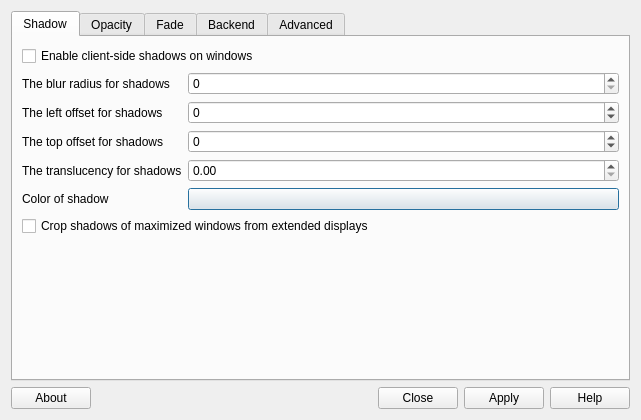
<?xml version="1.0" encoding="UTF-8"?>
<ui version="4.0">
 <class>MainDialog</class>
 <widget class="QDialog" name="MainDialog">
  <property name="geometry">
   <rect>
    <x>0</x>
    <y>0</y>
    <width>641</width>
    <height>420</height>
   </rect>
  </property>
  <property name="windowTitle">
   <string>Special Effect Settings</string>
  </property>
  <layout class="QVBoxLayout" name="layout">
   <item>
    <widget class="QTabWidget" name="tabWidget">
     <property name="currentIndex">
      <number>0</number>
     </property>
     <widget class="QWidget" name="shadowTab">
      <attribute name="title">
       <string>Shadow</string>
      </attribute>
      <layout class="QFormLayout" name="layShadowTab">
       <item row="0" column="0" colspan="2">
        <widget class="QCheckBox" name="shadow">
         <property name="text">
          <string>Enable client-side shadows on windows</string>
         </property>
        </widget>
       </item>
       <item row="1" column="0">
        <widget class="QLabel" name="shadow_radius_label">
         <property name="text">
          <string>The blur radius for shadows</string>
         </property>
        </widget>
       </item>
       <item row="1" column="1">
        <widget class="QSpinBox" name="shadow_radius"/>
       </item>
       <item row="2" column="0">
        <widget class="QLabel" name="shadow_offset_x_label">
         <property name="text">
          <string>The left offset for shadows</string>
         </property>
        </widget>
       </item>
       <item row="2" column="1">
        <widget class="QSpinBox" name="shadow_offset_x">
         <property name="minimum">
          <number>-99</number>
         </property>
        </widget>
       </item>
       <item row="3" column="0">
        <widget class="QLabel" name="shadow_offset_y_label">
         <property name="text">
          <string>The top offset for shadows</string>
         </property>
        </widget>
       </item>
       <item row="3" column="1">
        <widget class="QSpinBox" name="shadow_offset_y">
         <property name="minimum">
          <number>-99</number>
         </property>
        </widget>
       </item>
       <item row="4" column="0">
        <widget class="QLabel" name="shadow_opacity_label">
         <property name="text">
          <string>The translucency for shadows</string>
         </property>
        </widget>
       </item>
       <item row="4" column="1">
        <widget class="QDoubleSpinBox" name="shadow_opacity">
         <property name="maximum">
          <double>1.000000000000000</double>
         </property>
         <property name="singleStep">
          <double>0.050000000000000</double>
         </property>
        </widget>
       </item>
       <item row="5" column="0">
        <widget class="QLabel" name="shadow_color_label">
         <property name="text">
          <string>Color of shadow</string>
         </property>
        </widget>
       </item>
       <item row="5" column="1">
        <widget class="QPushButton" name="shadow_color">
         <property name="text">
          <string/>
         </property>
        </widget>
       </item>
       <item row="6" column="0" colspan="2">
        <widget class="QCheckBox" name="xinerama_shadow_crop">
         <property name="text">
          <string>Crop shadows of maximized windows from extended displays</string>
         </property>
        </widget>
       </item>
      </layout>
     </widget>
     <widget class="QWidget" name="opacityTab">
      <attribute name="title">
       <string>Opacity</string>
      </attribute>
      <layout class="QFormLayout" name="layOpacityTab">
       <item row="0" column="0">
        <widget class="QLabel" name="inactive_opacity_label">
         <property name="text">
          <string>Default opacity of inactive windows</string>
         </property>
        </widget>
       </item>
       <item row="0" column="1">
        <widget class="QDoubleSpinBox" name="inactive_opacity">
         <property name="maximum">
          <double>1.000000000000000</double>
         </property>
         <property name="singleStep">
          <double>0.050000000000000</double>
         </property>
        </widget>
       </item>
       <item row="1" column="0">
        <widget class="QLabel" name="active_opacity_label">
         <property name="text">
          <string>Default opacity for active windows</string>
         </property>
        </widget>
       </item>
       <item row="1" column="1">
        <widget class="QDoubleSpinBox" name="active_opacity">
         <property name="maximum">
          <double>1.000000000000000</double>
         </property>
         <property name="singleStep">
          <double>0.050000000000000</double>
         </property>
        </widget>
       </item>
       <item row="2" column="0">
        <widget class="QLabel" name="frame_opacity_label">
         <property name="text">
          <string>Opacity of window titlebars and borders</string>
         </property>
        </widget>
       </item>
       <item row="2" column="1">
        <widget class="QDoubleSpinBox" name="frame_opacity">
         <property name="maximum">
          <double>1.000000000000000</double>
         </property>
         <property name="singleStep">
          <double>0.050000000000000</double>
         </property>
        </widget>
       </item>
       <item row="3" column="0">
        <widget class="QLabel" name="inactive_dim_label">
         <property name="text">
          <string>Dim inactive windows</string>
         </property>
        </widget>
       </item>
       <item row="3" column="1">
        <widget class="QDoubleSpinBox" name="inactive_dim">
         <property name="maximum">
          <double>1.000000000000000</double>
         </property>
         <property name="singleStep">
          <double>0.050000000000000</double>
         </property>
        </widget>
       </item>
       <item row="4" column="0" colspan="2">
        <widget class="QCheckBox" name="inactive_dim_fixed">
         <property name="text">
          <string>Do not let dimness adjust based on window opacity</string>
         </property>
        </widget>
       </item>
       <item row="5" column="0" colspan="2">
        <widget class="QCheckBox" name="blur_background">
         <property name="text">
          <string>Blur background of transparent windows</string>
         </property>
        </widget>
       </item>
       <item row="6" column="0" colspan="2">
        <widget class="QCheckBox" name="blur_background_frame">
         <property name="text">
          <string>Blur background of opaque windows with transparent frames as well</string>
         </property>
        </widget>
       </item>
       <item row="7" column="0" colspan="2">
        <widget class="QCheckBox" name="blur_background_fixed">
         <property name="text">
          <string>Do not let blur radius adjust based on window opacity</string>
         </property>
        </widget>
       </item>
      </layout>
     </widget>
     <widget class="QWidget" name="fadeTab">
      <attribute name="title">
       <string>Fade</string>
      </attribute>
      <layout class="QFormLayout" name="layFadeTab">
       <item row="0" column="0" colspan="2">
        <widget class="QCheckBox" name="fading">
         <property name="text">
          <string>Fade windows during opacity changes</string>
         </property>
        </widget>
       </item>
       <item row="1" column="0">
        <widget class="QLabel" name="fade_delta_label">
         <property name="text">
          <string>The time between steps in a fade in milliseconds</string>
         </property>
        </widget>
       </item>
       <item row="1" column="1">
        <widget class="QSpinBox" name="fade_delta"/>
       </item>
       <item row="2" column="0">
        <widget class="QLabel" name="fade_in_step_label">
         <property name="text">
          <string>Opacity change between steps while fading in</string>
         </property>
        </widget>
       </item>
       <item row="2" column="1">
        <widget class="QDoubleSpinBox" name="fade_in_step">
         <property name="decimals">
          <number>3</number>
         </property>
         <property name="maximum">
          <double>1.000000000000000</double>
         </property>
         <property name="singleStep">
          <double>0.010000000000000</double>
         </property>
         <property name="value">
          <double>0.028000000000000</double>
         </property>
        </widget>
       </item>
       <item row="3" column="0">
        <widget class="QLabel" name="fade_out_step_label">
         <property name="text">
          <string>Opacity change between steps while fading out</string>
         </property>
        </widget>
       </item>
       <item row="3" column="1">
        <widget class="QDoubleSpinBox" name="fade_out_step">
         <property name="decimals">
          <number>3</number>
         </property>
         <property name="maximum">
          <double>1.000000000000000</double>
         </property>
         <property name="singleStep">
          <double>0.010000000000000</double>
         </property>
         <property name="value">
          <double>0.030000000000000</double>
         </property>
        </widget>
       </item>
       <item row="4" column="0" colspan="2">
        <widget class="QCheckBox" name="no_fading_openclose">
         <property name="text">
          <string>Avoid fade windows in/out when opening/closing</string>
         </property>
        </widget>
       </item>
      </layout>
     </widget>
     <widget class="QWidget" name="backendTab">
      <attribute name="title">
       <string>Backend</string>
      </attribute>
      <layout class="QVBoxLayout" name="layBackendTab">
       <item>
        <widget class="QGroupBox" name="backend">
         <property name="title">
          <string>Rendering backend</string>
         </property>
         <layout class="QVBoxLayout" name="layBackend">
          <item>
           <widget class="QRadioButton" name="backend_xrender">
            <property name="text">
             <string>X Render</string>
            </property>
           </widget>
          </item>
          <item>
           <widget class="QRadioButton" name="backend_glx">
            <property name="text">
             <string>GLX (OpenGL)</string>
            </property>
           </widget>
          </item>
         </layout>
        </widget>
       </item>
       <item>
        <spacer name="vspBackend">
         <property name="orientation">
          <enum>Qt::Vertical</enum>
         </property>
         <property name="sizeHint" stdset="0">
          <size>
           <width>20</width>
           <height>161</height>
          </size>
         </property>
        </spacer>
       </item>
      </layout>
     </widget>
     <widget class="QWidget" name="advancedTab">
      <attribute name="title">
       <string>Advanced</string>
      </attribute>
      <layout class="QVBoxLayout" name="layAdvanced">
       <item>
        <widget class="QScrollArea" name="scrAdvanced">
         <property name="frameShape">
          <enum>QFrame::NoFrame</enum>
         </property>
         <property name="frameShadow">
          <enum>QFrame::Plain</enum>
         </property>
         <property name="lineWidth">
          <number>0</number>
         </property>
         <property name="widgetResizable">
          <bool>true</bool>
         </property>
         <widget class="QWidget" name="advancedContents">
          <property name="geometry">
           <rect>
            <x>0</x>
            <y>0</y>
            <width>587</width>
            <height>915</height>
           </rect>
          </property>
          <layout class="QVBoxLayout" name="layAdvContents">
           <item>
            <widget class="QGroupBox" name="gbxGeneral">
             <property name="title">
              <string>General</string>
             </property>
             <layout class="QVBoxLayout" name="layGeneral">
              <item>
               <widget class="QCheckBox" name="detect_client_leader">
                <property name="text">
                 <string>Use WM_CLIENT_LEADER to group windows</string>
                </property>
               </widget>
              </item>
              <item>
               <widget class="QCheckBox" name="detect_client_opacity">
                <property name="text">
                 <string>Detect _NET_WM_OPACITY on client windows</string>
                </property>
               </widget>
              </item>
              <item>
               <widget class="QCheckBox" name="detect_rounded_corners">
                <property name="text">
                 <string>Try to detect windows with rounded corners</string>
                </property>
               </widget>
              </item>
              <item>
               <widget class="QCheckBox" name="detect_transient">
                <property name="text">
                 <string>Use WM_TRANSIENT_FOR to group windows</string>
                </property>
               </widget>
              </item>
              <item>
               <widget class="QCheckBox" name="force_win_blend">
                <property name="text">
                 <string>Force all windows to be painted with blending</string>
                </property>
               </widget>
              </item>
              <item>
               <widget class="QCheckBox" name="mark_ovredir_focused">
                <property name="text">
                 <string>Mark windows that have no WM frame as active</string>
                </property>
               </widget>
              </item>
              <item>
               <widget class="QCheckBox" name="mark_wmwin_focused">
                <property name="text">
                 <string>Try to detect WM windows and mark them as active</string>
                </property>
               </widget>
              </item>
              <item>
               <widget class="QCheckBox" name="no_ewmh_fullscreen">
                <property name="text">
                 <string>Do not use EWMH to detect fullscreen windows</string>
                </property>
               </widget>
              </item>
              <item>
               <widget class="QCheckBox" name="use_ewmh_active_win">
                <property name="text">
                 <string>Use _NET_WM_ACTIVE_WINDOW to determine which window is focused</string>
                </property>
               </widget>
              </item>
             </layout>
            </widget>
           </item>
           <item>
            <widget class="QGroupBox" name="gbxBackends">
             <property name="title">
              <string>Backends</string>
             </property>
             <layout class="QVBoxLayout" name="layBackends">
              <item>
               <widget class="QGroupBox" name="gbxAdvXrender">
                <property name="title">
                 <string>X Render</string>
                </property>
                <layout class="QVBoxLayout" name="layGbxAdvXrender">
                 <item>
                  <widget class="QCheckBox" name="xrender_sync_fence">
                   <property name="text">
                    <string>Use X Sync fence to sync clients' draw calls (nvidia drivers)</string>
                   </property>
                  </widget>
                 </item>
                </layout>
               </widget>
              </item>
              <item>
               <widget class="QGroupBox" name="gbxGlx">
                <property name="title">
                 <string>GLX</string>
                </property>
                <layout class="QVBoxLayout" name="layGlx">
                 <item>
                  <widget class="QCheckBox" name="glx_no_rebind_pixmap">
                   <property name="text">
                    <string>Avoid rebinding pixmap on window damage</string>
                   </property>
                  </widget>
                 </item>
                 <item>
                  <widget class="QCheckBox" name="glx_no_stencil">
                   <property name="text">
                    <string>Avoid using stencil buffer</string>
                   </property>
                  </widget>
                 </item>
                </layout>
               </widget>
              </item>
             </layout>
            </widget>
           </item>
           <item>
            <widget class="QGroupBox" name="gbxDebug">
             <property name="title">
              <string>Debug</string>
             </property>
             <layout class="QVBoxLayout" name="layDebug">
              <item>
               <widget class="QCheckBox" name="monitor_repaint">
                <property name="text">
                 <string>Highlight the updated area of the screen. X Render only</string>
                </property>
               </widget>
              </item>
              <item>
               <widget class="QCheckBox" name="show_all_xerrors">
                <property name="text">
                 <string>Show all X errors</string>
                </property>
               </widget>
              </item>
             </layout>
            </widget>
           </item>
           <item>
            <widget class="QGroupBox" name="gbxFade">
             <property name="title">
              <string>Fade</string>
             </property>
             <layout class="QVBoxLayout" name="layFade">
              <item>
               <widget class="QCheckBox" name="no_fading_destroyed_argb">
                <property name="text">
                 <string>Do not fade destroyed ARGB windows with WM frame</string>
                </property>
               </widget>
              </item>
             </layout>
            </widget>
           </item>
           <item>
            <widget class="QGroupBox" name="gbxOpacity">
             <property name="title">
              <string>Opacity</string>
             </property>
             <layout class="QVBoxLayout" name="layOpacity">
              <item>
               <widget class="QCheckBox" name="inactive_opacity_override">
                <property name="text">
                 <string>Inactive opacity set by -i overrides _NET_WM_OPACITY values</string>
                </property>
               </widget>
              </item>
             </layout>
            </widget>
           </item>
           <item>
            <widget class="QGroupBox" name="gbxOptimize">
             <property name="title">
              <string>Optimize</string>
             </property>
             <layout class="QVBoxLayout" name="layOptimize">
              <item>
               <widget class="QCheckBox" name="vsync">
                <property name="text">
                 <string>Enable/disable VSync</string>
                </property>
               </widget>
              </item>
              <item>
               <widget class="QCheckBox" name="vsync_use_glfinish">
                <property name="text">
                 <string>Use glFinish() instead of glFlush() for (possibly) better VSync</string>
                </property>
               </widget>
              </item>
              <item>
               <widget class="QCheckBox" name="use_damage">
                <property name="text">
                 <string>Enable the use of damage information to help limit the area to paint</string>
                </property>
               </widget>
              </item>
             </layout>
            </widget>
           </item>
          </layout>
         </widget>
        </widget>
       </item>
      </layout>
     </widget>
    </widget>
   </item>
   <item>
    <layout class="QHBoxLayout" name="layButtonBox">
     <item>
      <widget class="QPushButton" name="aboutButton">
       <property name="text">
        <string>About</string>
       </property>
      </widget>
     </item>
     <item>
      <widget class="QDialogButtonBox" name="buttonBox">
       <property name="orientation">
        <enum>Qt::Horizontal</enum>
       </property>
       <property name="standardButtons">
        <set>QDialogButtonBox::Apply|QDialogButtonBox::Close|QDialogButtonBox::Help</set>
       </property>
      </widget>
     </item>
    </layout>
   </item>
  </layout>
 </widget>
 <resources/>
 <connections/>
</ui>
